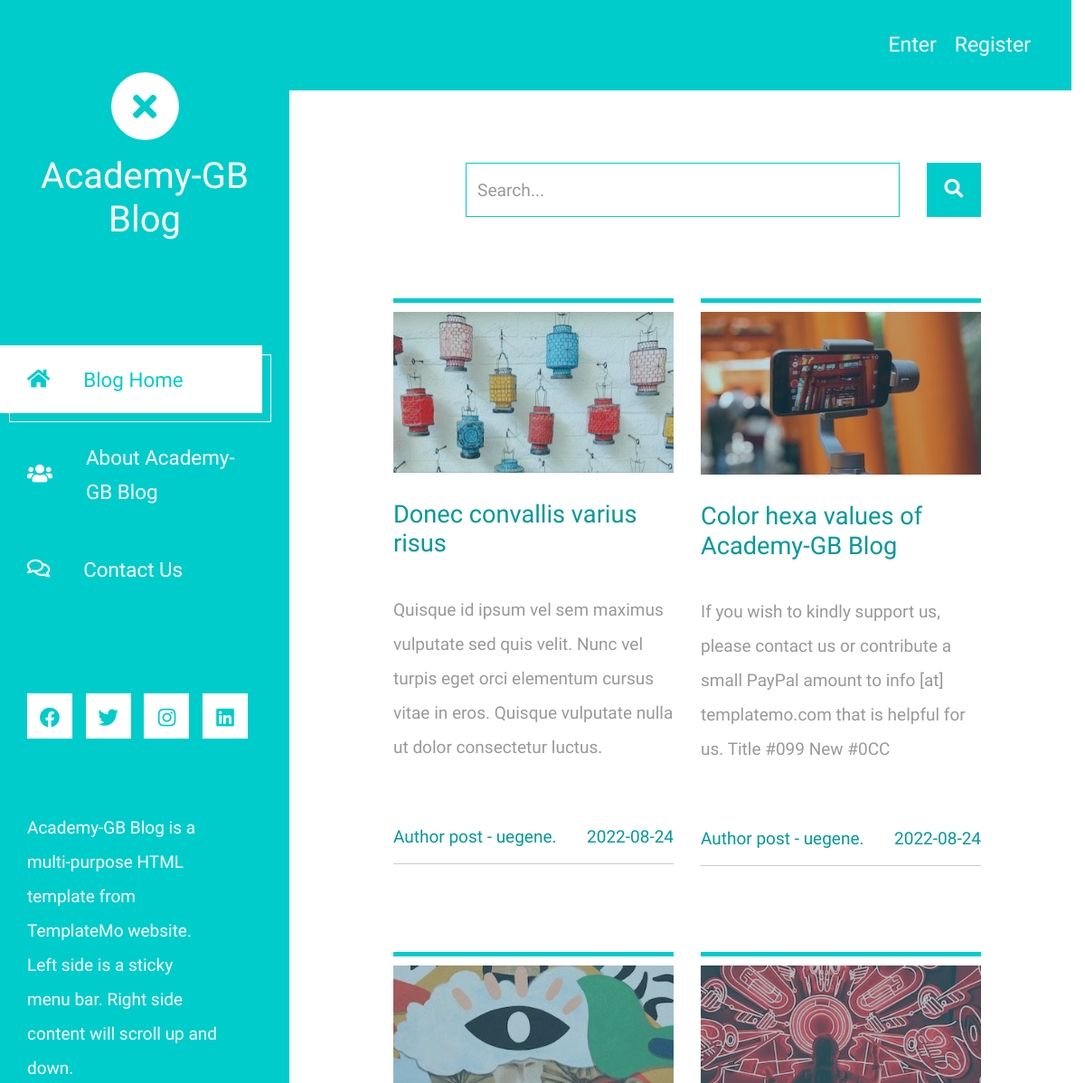
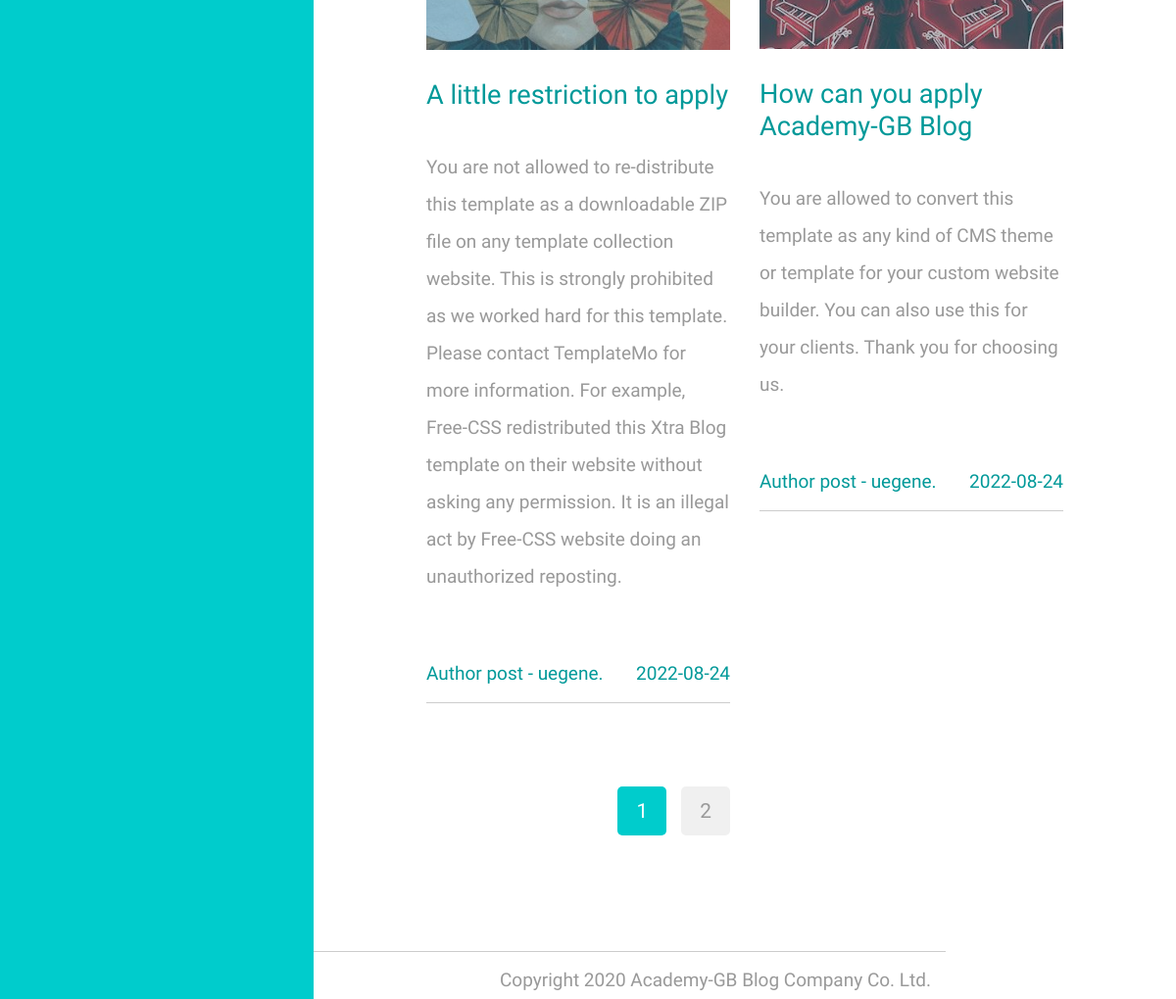
The page / on the database its author committed (2 pictures, top to bottom).
### flask_project/models.py (models this page shows, shortened)
class Post(db.Model):
    id = db.Column(db.Integer, primary_key=True)
    title = db.Column(db.String(100), nullable=False)
    date_posted = db.Column(db.DateTime, nullable=False,
                         default=datetime.utcnow)
    content = db.Column(db.Text, nullable=False)
    user_id= db.Column(db.Integer, db.ForeignKey('user.id'),
                     nullable=False)
    image_file = db.Column(db.String(20), nullable=False)

class User(db.Model, UserMixin):
    id = db.Column(db.Integer, primary_key=True)
    username = db.Column(db.String(20), unique=True, nullable=False)
    email = db.Column(db.String(120), unique=True, nullable=False)
    image_file = db.Column(db.String(20), nullable=False)
    password = db.Column(db.String(60), nullable=False)
    posts = db.relationship('Post', backref='author', lazy=True)

### flask_project/posts/routes.py (the view)
@posts.route('/')
def allpost():
    page = request.args.get('page', 1, type=int)
    posts = Post.query.order_by(Post.date_posted.desc()). \
        paginate(page=page, per_page=4)
    return render_template('index.html', posts=posts, datetime=datetime)

### flask_project/templates/index.html (shortened to what this page needs)
{% extends "base.html" %}
{% block content %}
<div>
    <div class="row tm-row">
        <div class="col-12">
            <form method="GET" class="form-inline tm-mb-80 tm-search-form">
                <input class="form-control tm-search-input" name="query"
                       type="text" placeholder="Search..."
                       aria-label="Search">
                <button class="tm-search-button" type="submit">
                    <i class="fas fa-search tm-search-icon"
                       aria-hidden="true"></i>
                </button>
            </form>
        </div>
    </div>
    <div class="row tm-row">
        {% for post in posts.items %}
        <article class="col-12 col-md-6 tm-post">
            <hr class="tm-hr-primary">
                <a href="{{ url_for('posts.post', post_id=post.id) }}" class="deactivate-link  effect-lily">
                    <div class="tm-post-link-inner">
                        {% if post.image_file %}
                            <img src="{{ url_for('static', filename='img/posts_image/' + post.image_file) }}"
                                 alt="Image" class="img-fluid">
                        {% else %}
                            <img src="{{ url_for('static', filename='img/posts_image/default.jpg') }}"
                                 alt="Image" class="img-fluid">
                        {% endif %}
                    </div>
                    <h2 class="tm-pt-30 tm-color-primary tm-post-title ">
                            {{ post.title }}
                    </h2>
                </a>
            <p class="tm-pt-30">
                {{ post.content }}
            </p>
            <div class="d-flex justify-content-between tm-pt-45">
                    <a href="{{ url_for('posts.user_posts', user_id=post.author.id) }}"
                       class="tm-color-primary">
                        Author post - {{ post.author.username }}.
                    </a>
                <span class="tm-color-primary">
                    {{ post.date_posted.date() }}</span>
            </div>
            <hr>
        </article>
    {% endfor %}
    </div>
    <div class="row tm-row tm-mb-75">
        <div class="tm-paging-wrapper">
            <nav class="tm-paging-nav d-inline-block">
                <ul>
                    {% for page_num in posts.iter_pages(left_edge=1, right_edge=1, left_current=1, right_current=2) %}
                        {% if page_num %}
                            {% if posts.page == page_num %}
                                <li class="tm-paging-item active">
                                    <a class="mb-2 tm-btn tm-paging-link" href="{{ url_for('posts.allpost', page=page_num) }}">{{ page_num }}</a>
                                </li>
                            {% else %}
                                <li class="tm-paging-item">
                                    <a class="mb-2 tm-btn tm-paging-link" href="{{ url_for('posts.allpost', page=page_num) }}">{{ page_num }}</a>
                                </li>
                            {% endif %}
                        {% else %}
                            ...
                        {% endif %}
                    {% endfor %}
                </ul>
            </nav>
        </div>
    </div>
</div>
{% endblock content %}

### flask_project/templates/base.html (shortened to what this page needs)
<!DOCTYPE html>
<html lang="en">
<head>
    <link rel="stylesheet"
          href="{{ url_for('static', filename='fontawesome/css/all.min.css') }}">
    <link href="{{ url_for('static', filename='css/bootstrap.min.css') }}"
          rel="stylesheet">
    <link href="{{ url_for('static', filename='css/style.css') }}"
          rel="stylesheet">
</head>
<body>
<header class="tm-header" id="tm-header">
    <div class="tm-header-wrapper">
        <div class="tm-site-header">
            <div class="mb-3 mx-auto tm-site-logo"><i
                    class="fas fa-times fa-2x"></i></div>
            <h1 class="text-center">Academy-GB Blog</h1>
        </div>
        <nav class="tm-nav" id="tm-nav">
            <ul>
                <li class="tm-nav-item">
                    <a href="/" class="tm-nav-link">
                        <i class="fas fa-home"></i>
                        Blog Home
                    </a>
                </li>
                <li class="tm-nav-item">
                    <a href="/about" class="tm-nav-link">
                        <i class="fas fa-users"></i>
                        About Academy-GB Blog
                    </a>
                </li>
                <li class="tm-nav-item">
                    <a href="/contact" class="tm-nav-link">
                        <i class="far fa-comments"></i>
                        Contact Us
                    </a>
                </li>
            </ul>
        </nav>
        <div class="tm-mb-65">
            <a rel="nofollow" href="https://fb.com/templatemo"
               class="tm-social-link">
                <i class="fab fa-facebook tm-social-icon"></i>
            </a>
            <a href="https://twitter.com" class="tm-social-link">
                <i class="fab fa-twitter tm-social-icon"></i>
            </a>
            <a href="https://instagram.com" class="tm-social-link">
                <i class="fab fa-instagram tm-social-icon"></i>
            </a>
            <a href="https://linkedin.com" class="tm-social-link">
                <i class="fab fa-linkedin tm-social-icon"></i>
            </a>
        </div>
        <p class="tm-mb-80 pr-5 text-white">
            Academy-GB Blog is a multi-purpose HTML template from TemplateMo
            website.
            Left side is a sticky menu bar. Right side content will scroll up
            and down.
        </p>
    </div>
</header>
<div class="container-fluid">
    <div class="menu_bar">
        {% if current_user.is_authenticated %}
            <a class="menu_link" href="{{ url_for('posts.new_post') }}">
                <i class="fa fa-plus icon-left"></i>Новый пост</a>
            <a class="menu_link" href="{{url_for('users.account') }}">
                <i class="fa fa-user icon-left" style=""></i>
                Profile
            </a>
            <a class="menu_link" href="{{ url_for('users.logout') }}"><i
                    class="fa fa-sign-out"></i>Exit</a>
        {% else %}
            <a class="menu_link" href="{{url_for('users.login') }}">Enter</a>
            <a class="menu_link" href="{{url_for('users.register') }}">Register</a>
        {% endif %}
    </div>
    <main class="tm-main ">
        {% block content %} {% endblock content %}
    </main>
</div>
<footer class="row tm-row">
    <hr class="col-12">
    <div class="col-md-6 col-12 tm-color-gray">
        Design: <a rel="nofollow" target="_parent"
                   href="https://templatemo.com"
                   class="tm-external-link">TemplateMo</a>
    </div>
    <div class="col-md-6 col-12 tm-color-gray tm-copyright">
        Copyright 2020 Academy-GB Blog Company Co. Ltd.
    </div>
</footer>
</body>
</html>

### rows shown on the page
Post: image_file (picture), title "Donec convallis varius risus", content "Quisque id ipsum vel sem maximus vulputate sed quis velit. Nunc vel turpis eget orci elementum cursus vitae in eros. Quisque vulputate nulla ut dolor consectetur luctus.", author.username "uegene", date_posted "2022-08-24"
Post: image_file (picture), title "Color hexa values of Academy-GB Blog", content "If you wish to kindly support us, please contact us or contribute a small PayPal amount to info [at] templatemo.com that is helpful for us. Title #099 New #0CC", author.username "uegene", date_posted "2022-08-24"
Post: image_file (picture), title "A little restriction to apply", content "You are not allowed to re-distribute this template as a downloadable ZIP file on any template collection website. This is strongly prohibited as we worked hard for this template. Please contact TemplateMo for more information. For example, Free-CSS redistributed this Xtra Blog template on their website without asking any permission. It is an illegal act by Free-CSS website doing an unauthorized reposting.", author.username "uegene", date_posted "2022-08-24"
Post: image_file (picture), title "How can you apply Academy-GB Blog", content "You are allowed to convert this template as any kind of CMS theme or template for your custom website builder. You can also use this for your clients. Thank you for choosing us.", author.username "uegene", date_posted "2022-08-24"

### other values the page prints
{{ page_num }} "1"
{{ page_num }} "2"
